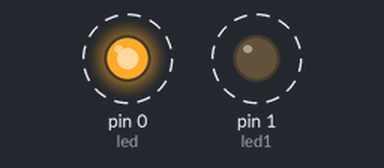
This sketch was run on a simulated Arduino Uno, built with avr-gcc and run on an emulated ATmega328P. Parts: output pins drawn as LEDs (lit = HIGH). Dashed ring = blinking.

Above: at 0.5 s.
Timing chart, 0 to 4.6 s (numbered marks = the images above):
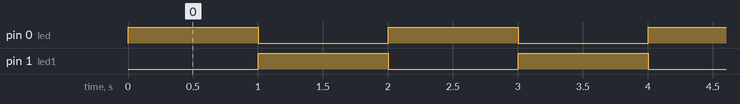

Measured:
- by itself, pin 0 (led), pin 1 (led1): alternates HIGH for 1.0 s and LOW for 1.0 s

The sketch:

ryder_bliking_LED.ino
```cpp
int led = 0;

int led1 = 1;

void setup() {
  // put your setup code here, to run once:
 pinMode(led, OUTPUT);
 pinMode(led1, OUTPUT);
}

void loop() {
  // put your main code here, to run repeatedly:
 digitalWrite(led, HIGH);
 digitalWrite(led1, LOW);
 delay(1000);

 digitalWrite(led, LOW);
digitalWrite(led1, HIGH);
delay(1000);

}
```
